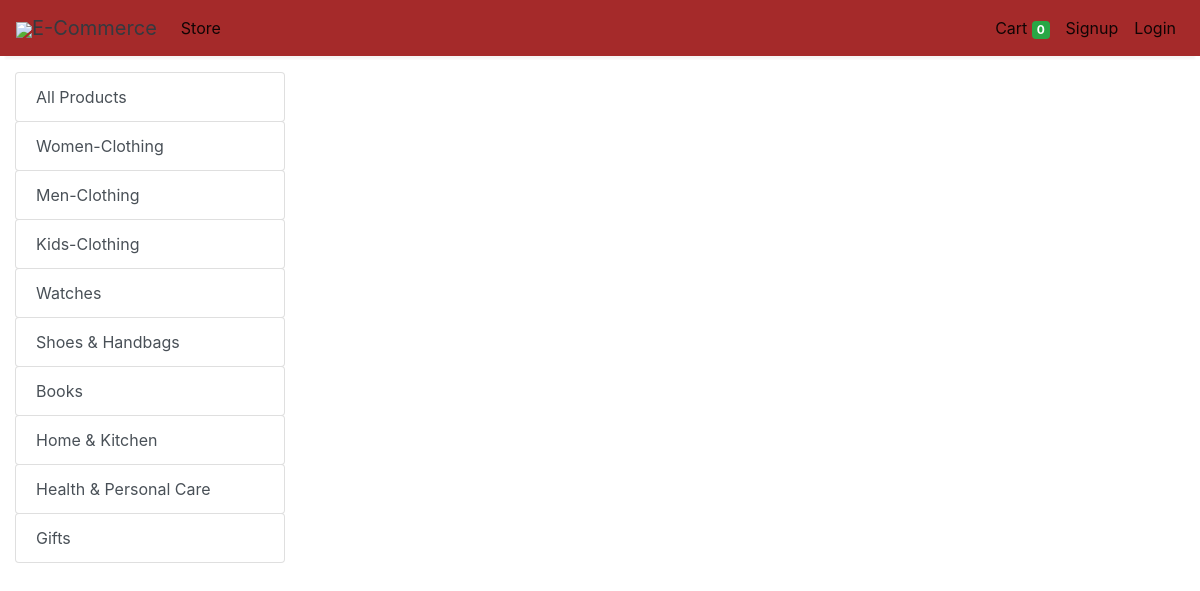
Before: /store?category=33 with the older database file.
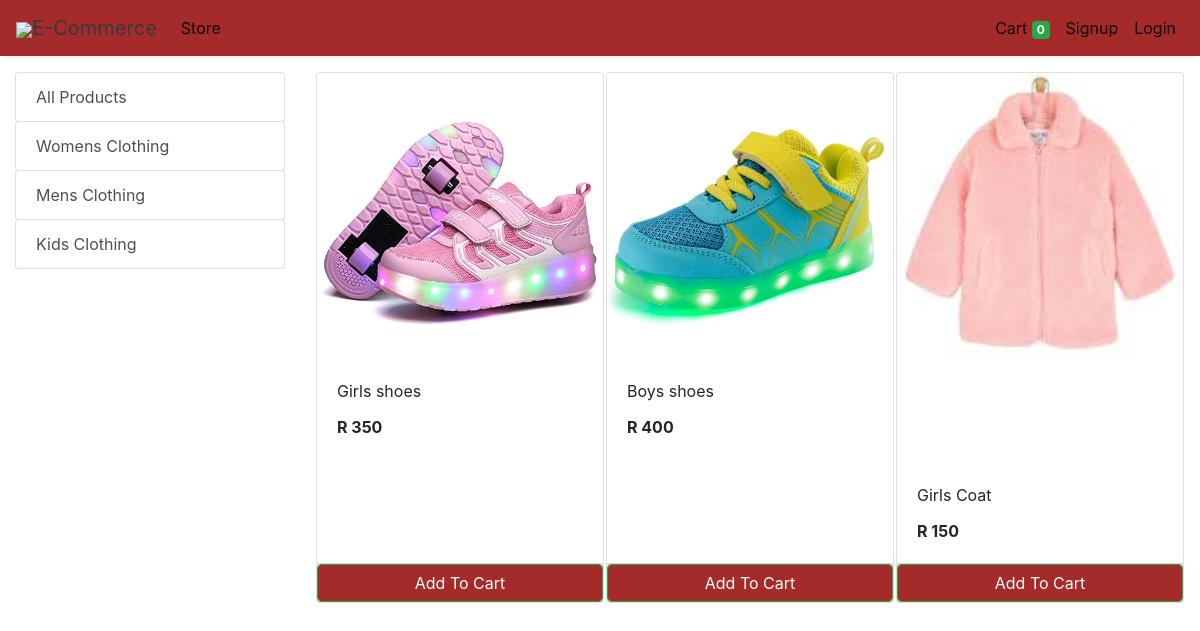
After: the same page with the newer database file.
### store/models/category.py (models this page shows, shortened)
class Category(models.Model):
    name= models.CharField(max_length=50)
    @staticmethod
    def get_all_categories():
        return Category.objects.all()

### store/models/product.py (models this page shows, shortened)
class Products(models.Model):
    name = models.CharField(max_length=60)
    price= models.IntegerField(default=0)
    category= models.ForeignKey(Category,on_delete=models.CASCADE,default=1 )
    description= models.CharField(max_length=250, default='', blank=True, null= True)
    image= models.ImageField(upload_to='uploads/products/')
    @staticmethod
    def get_all_products_by_categoryid(category_id):
        if category_id:
            return Products.objects.filter (category=category_id)
        else:
            return Products.get_all_products();

### store/views/home.py (the view)
# urls.py: path('' , include('store.urls'))
def store(request):
    cart = request.session.get('cart')
    if not cart:
        request.session['cart'] = {}
    products = None
    categories = Category.get_all_categories()
    categoryID = request.GET.get('category')
    if categoryID:
        products = Products.get_all_products_by_categoryid(categoryID)
    else:
        products = Products.get_all_products();
    data = {}
    data['products'] = products
    data['categories'] = categories
    print('you are : ', request.session.get('email'))
    return render(request, 'index.html', data)

### store/templatetags/cart.py (called while the page is built)
@register.filter (name='is_in_cart')
def is_in_cart(product, cart):
    keys = cart.keys ()
    for id in keys:
        if int (id) == product.id:
            return True
    return False;

### store/templatetags/custom_filter.py (called while the page is built)
@register.filter(name='currency')
def currency(number):
    return " R "+str(number)

### store/templates/index.html (shortened to what this page needs)
{% extends 'base.html' %}
{% block content %}
{% load cart %}
{% load custom_filter %}
<div class="container-fluid mt-3">
	<div class="row">
		<div class="col-lg-3 mx-auto">
			<div class="list-group">
				<a href="/" class="list-group-item list-group-item-action btn btn-outline-success">All Products</a>
				{% for category in categories %}
				<a href="/?category={{category.id}}"
					class="list-group-item list-group-item-action btn btn-outline-success ">{{category.name}}</a>
				{% endfor %}
			</div>
		</div>
		<div id='products' class="col-lg-9 mx-auto">
			<div class="row mx-auto">
				{% for product in products %}
				<div class="card mx-auto mb-3" id={{product.id}} style="width: 18rem;">
					<img class="card-img-top" src="{{product.image.url}}" alt="Card image cap">
					<div class="card-body">
						<p class="card-title">{{product.name}}</p>
						<p class="card-text"><b>{{product.price|currency}}</b></p>
					</div>
					<div class="card-footer p-0 no-gutters">
						{% if product|is_in_cart:request.session.cart %}
						<div class="row no-gutters">
							<form action="/#{{product.id}}" class="col-2 " method="post">
								{% csrf_token %}
								<input hidden type="text" name='product' value='{{product.id}}'>
								<input hidden type="text" name='remove' value='True'>
								<input type="submit" value=" - " class="btn btn-block btn-success border-right">
							</form>
							<div class="text-center col btn btn-success">{{product|cart_quantity:request.session.cart}} in Cart</div>
							<form action="/#{{product.id}}" class="col-2 " method="post">
								{% csrf_token %}
								<input hidden type="text" name='product' value='{{product.id}}'>
								<input type="submit" value=" + " class="btn btn-block btn-success border-left">
							</form>
						</div>
						{% else %}
						<form action="/#{{product.id}}" method="POST" class="btn-block">
							<input type="submit" class="float-right btn btn-success form-control" style="background-color: brown;"
								value="Add To Cart">
						</form>
						{% endif %}
					</div>
				</div>
				{% endfor %}
			</div>
		</div>
	</div>
</div>
{% endblock %}

### store/templates/base.html (shortened to what this page needs)
<!doctype html>
<html lang="en">
<head>
  <link rel="stylesheet" href="https://maxcdn.bootstrapcdn.com/bootstrap/4.0.0/css/bootstrap.min.css"
>
</head>
<body>
<nav class="one-edge-shadow
  navbar navbar-light
  sticky-top navbar
  navbar-expand-lg
  text-white">
    <a class="navbar-brand ms-3 text-dark " href="/">
    <link rel="stylesheet" href="https://use.fontawesome.com/releases/v5.7.0/css/all.css">
    <img src="https://www.freepnglogos.com/uploads/shopping-cart-png/shopping-cart-svg-png-icon-download-28.png" style="width:50px;height:50px,color:text-light;">E-Commerce</a>
    <div class="collapse navbar-collapse" id="navbarSupportedContent">
      <ul class="navbar-nav mr-auto">
        <li class="nav-item active">
          <a class="nav-link" href="/store">Store <span class="sr-only">(current)</span></a>
        </li>
          </ul>
      <ul class=" navbar-nav my-2 my-lg-0">
        <li class="nav-item active">
          <a class="nav-link" href="/cart">Cart
            <span class="badge badge-success">{{request.session.cart.keys|length}}</span>
            <span class="sr-only">(current)</span></a>
        </li>
        {% if request.session.customer %}
        <li class="nav-item active ">
          <a class="nav-link" href="/orders">Orders<span class="sr-only">(current)</span></a>
        </li>
        <li class="nav-item active ">
          <a class="nav-link" href="/logout">Logout<span class="sr-only">(current)</span></a>
        </li>
        {% else %}
        <li class="nav-item active">
          <a class="nav-link" href="/signup">Signup<span class="sr-only">(current)</span></a>
        </li>
        <li class="nav-item active">
          <a class="nav-link" href="/login">Login<span class="sr-only">(current)</span></a>
        </li>
        {% endif %}
      </ul>
    </div>
  </nav>
  {% block content %}{% endblock %}
</body>
</html>

### store/templates/base.html (style rules this page uses)
nav { background-color: brown; }
.one-edge-shadow { box-shadow: 0 8px 2px -5px rgb(246, 245, 245); }

Changed rows visible on the page:
removed Category: name "Women-Clothing"
removed Category: name "Men-Clothing"
removed Category: name "Kids-Clothing"
removed Category: name "Watches"
removed Category: name "Shoes & Handbags"
removed Category: name "Books"
removed Category: name "Home & Kitchen"
removed Category: name "Health & Personal Care"
removed Category: name "Gifts"
added Category: name "Womens Clothing"
added Category: name "Mens Clothing"
added Category: name "Kids Clothing"
added Products: image (picture), name "Girls shoes", price "R 350"
added Products: image (picture), name "Boys shoes", price "R 400"
added Products: image (picture), name "Girls Coat", price "R 150"
